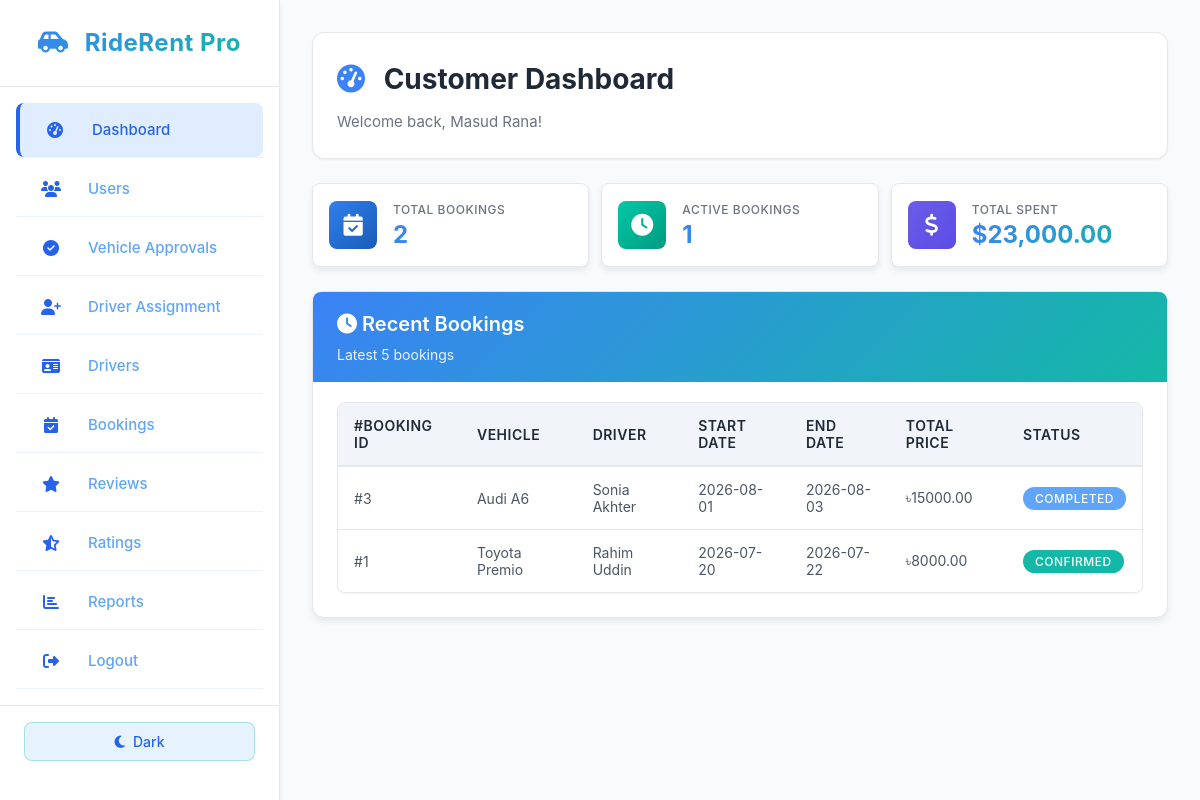
Page /customer/dashboard.php (signed in) on the committed database.
### tables this page shows
CREATE TABLE `booking` (
  `booking_id` int(11) NOT NULL,
  `customer_id` int(11) NOT NULL,
  `vehicle_id` int(11) NOT NULL,
  `driver_id` int(11) DEFAULT NULL,
  `owner_id` int(11) DEFAULT NULL,
  `booking_date` timestamp NOT NULL DEFAULT current_timestamp(),
  `start_date` date NOT NULL,
  `end_date` date NOT NULL,
  `total_days` int(11) NOT NULL,
  `price_per_day` decimal(10,2) NOT NULL,
  `total_price` decimal(10,2) NOT NULL,
  `driver_fee` decimal(10,2) DEFAULT 0.00,
  `booking_status` enum('Pending','Confirmed','Completed','Cancelled','Driver_Requested') DEFAULT 'Pending',
  `payment_status` enum('Pending','Paid','Refunded') DEFAULT 'Pending',
  `payment_type` enum('Manual','Digital') DEFAULT 'Manual',
  `payment_method` varchar(50) DEFAULT NULL,
  `transaction_id` varchar(100) DEFAULT NULL,
  `pickup_location` varchar(255) DEFAULT NULL,
  `dropoff_location` varchar(255) DEFAULT NULL,
  `special_requests` text DEFAULT NULL,
  `created_at` timestamp NOT NULL DEFAULT current_timestamp()
);

CREATE TABLE `vehicle` (
  `vehicle_id` int(11) NOT NULL,
  `owner_id` int(11) DEFAULT NULL,
  `vehicle_name` varchar(100) NOT NULL,
  `brand` varchar(50) NOT NULL,
  `model` varchar(50) NOT NULL,
  `year` year(4) NOT NULL,
  `vehicle_type` varchar(30) NOT NULL,
  `fuel_type` varchar(30) NOT NULL,
  `transmission` varchar(30) NOT NULL,
  `seat_capacity` int(11) NOT NULL,
  `price_per_day` decimal(10,2) NOT NULL,
  `location` varchar(100) NOT NULL,
  `availability` enum('Available','Booked','Maintenance') DEFAULT 'Available',
  `approval_status` enum('Pending','Approved','Rejected') DEFAULT 'Pending',
  `image` varchar(255) DEFAULT NULL,
  `description` text DEFAULT NULL,
  `rating` decimal(3,2) DEFAULT 0.00,
  `rating_count` int(11) DEFAULT 0,
  `created_at` timestamp NOT NULL DEFAULT current_timestamp()
);

CREATE TABLE `driver` (
  `driver_id` int(11) NOT NULL,
  `full_name` varchar(100) NOT NULL,
  `username` varchar(50) NOT NULL,
  `email` varchar(100) NOT NULL,
  `phone` varchar(20) DEFAULT NULL,
  `password` varchar(255) NOT NULL,
  `nid_number` varchar(50) DEFAULT NULL,
  `nid_photo` varchar(255) DEFAULT NULL,
  `license_number` varchar(50) DEFAULT NULL,
  `license_photo` varchar(255) DEFAULT NULL,
  `experience_years` int(11) DEFAULT 0,
  `availability` enum('Available','Unavailable') DEFAULT 'Available',
  `rating` decimal(3,2) DEFAULT 0.00,
  `rating_count` int(11) DEFAULT 0,
  `address` varchar(255) DEFAULT NULL,
  `profile_image` varchar(255) DEFAULT NULL,
  `status` varchar(20) DEFAULT 'Pending',
  `created_at` timestamp NOT NULL DEFAULT current_timestamp()
);

### customer/dashboard.php (the view, shortened to what this page needs)
<?php
require_once __DIR__ . '/../config/database.php';
$customer_id = $_SESSION['customer_id'];
$customer_name = $_SESSION['customer_name'];
$totalBookings = 0;
$bookingQuery = mysqli_query($conn, "SELECT * FROM booking WHERE customer_id = '$customer_id'");
if ($bookingQuery) { $totalBookings = mysqli_num_rows($bookingQuery); }
$activeBookings = 0;
$activeQuery = mysqli_query($conn, "SELECT * FROM booking WHERE customer_id = '$customer_id' AND booking_status IN ('Pending', 'Confirmed')");
if ($activeQuery) { $activeBookings = mysqli_num_rows($activeQuery); }
$totalSpending = 0;
$spendingQuery = mysqli_query($conn, "SELECT SUM(total_price) as total FROM booking WHERE customer_id = '$customer_id' AND payment_status = 'Paid'");
if ($spendingQuery) {
    $row = mysqli_fetch_assoc($spendingQuery);
    $totalSpending = $row['total'] ? $row['total'] : 0;
}
require_once __DIR__ . '/../includes/sidebar.php';
?>
<!DOCTYPE html>
<html lang="en">
<head>
    <link rel="stylesheet" href="../assets/css/new-theme.css">
    <link rel="stylesheet" href="https://cdnjs.cloudflare.com/ajax/libs/font-awesome/6.4.0/css/all.min.css">
</head>
<body>
<div class="dashboard-container">
    <?php require_once __DIR__ . '/../includes/sidebar.php'; ?>
    <div class="main-content">
        <div class="page-header">
            <h1><i class="fas fa-tachometer-alt"></i> Customer Dashboard</h1>
            <p>Welcome back, <?php echo $customer_name; ?>!</p>
        </div>
        <div class="stats-grid">
            <div class="stat-card">
                <div class="stat-icon" style="background: linear-gradient(135deg, #2F80ED, #1A5BB5);">
                    <i class="fas fa-calendar-check"></i>
                </div>
                <div class="stat-content">
                    <h3>Total Bookings</h3>
                    <p><?php echo $totalBookings; ?></p>
                </div>
            </div>
            <div class="stat-card">
                <div class="stat-icon" style="background: linear-gradient(135deg, #00C9A7, #009B80);">
                    <i class="fas fa-clock"></i>
                </div>
                <div class="stat-content">
                    <h3>Active Bookings</h3>
                    <p><?php echo $activeBookings; ?></p>
                </div>
            </div>
            <div class="stat-card">
                <div class="stat-icon" style="background: linear-gradient(135deg, #6C5CE7, #5B4CE6);">
                    <i class="fas fa-dollar-sign"></i>
                </div>
                <div class="stat-content">
                    <h3>Total Spent</h3>
                    <p>$<?php echo number_format($totalSpending, 2); ?></p>
                </div>
            </div>
        </div>
        <div class="card">
            <div class="card-header">
                <h3 class="card-title"><i class="fas fa-clock"></i> Recent Bookings</h3>
                <p class="card-subtitle">Latest 5 bookings</p>
            </div>
            <div class="card-body">
                <div class="table-container">
                    <table>
                        <thead>
                            <tr>
                                <th>#Booking ID</th>
                                <th>Vehicle</th>
                                <th>Driver</th>
                                <th>Start Date</th>
                                <th>End Date</th>
                                <th>Total Price</th>
                                <th>Status</th>
                            </tr>
                        </thead>
                        <tbody>
                            <?php
                            $bookingQuery = mysqli_query($conn, "SELECT b.*, v.vehicle_name, d.full_name AS driver_name
                                FROM booking b
                                LEFT JOIN vehicle v ON b.vehicle_id = v.vehicle_id
                                LEFT JOIN driver d ON b.driver_id = d.driver_id
                                WHERE b.customer_id = '$customer_id'
                                ORDER BY b.booking_id DESC LIMIT 5");
                            if ($bookingQuery && mysqli_num_rows($bookingQuery) > 0) {
                                while ($row = mysqli_fetch_assoc($bookingQuery)) {
                                    $statusClass = '';
                                    if ($row['booking_status'] == 'Confirmed') $statusClass = 'badge-success';
                                    elseif ($row['booking_status'] == 'Pending') $statusClass = 'badge-warning';
                                    elseif ($row['booking_status'] == 'Completed') $statusClass = 'badge-info';
                                    else $statusClass = 'badge-danger';
                                    echo "<tr><td>#{$row['booking_id']}</td><td>{$row['vehicle_name']}</td><td>{$row['driver_name']}</td>
                                          <td>{$row['start_date']}</td><td>{$row['end_date']}</td><td>৳{$row['total_price']}</td>
                                          <td><span class='badge {$statusClass}'>{$row['booking_status']}</span></td></tr>";
                                }
                            } else {
                                echo "<tr><td colspan='7'>No recent bookings found.</td></tr>";
                            }
                            ?>
                        </tbody>
                    </table>
                </div>
            </div>
        </div>
    </div>
</div>
</body>
</html>

### rows in the picture
booking: booking_id "3", vehicle.vehicle_name "Audi A6", driver.full_name "Sonia Akhter", start_date "2026-08-01", end_date "2026-08-03", total_price "15000.00", booking_status "COMPLETED"
booking: booking_id "1", vehicle.vehicle_name "Toyota Premio", driver.full_name "Rahim Uddin", start_date "2026-07-20", end_date "2026-07-22", total_price "8000.00", booking_status "CONFIRMED"

### other values in the picture
$item['text'] "Dashboard"
$item['text'] "Users"
$item['text'] "Vehicle Approvals"
$item['text'] "Driver Assignment"
$item['text'] "Drivers"
$item['text'] "Bookings"
$item['text'] "Reviews"
$item['text'] "Ratings"
$item['text'] "Reports"
$customer_name "Masud Rana"
$totalBookings "2"
$activeBookings "1"
$totalSpending "23,000.00"
